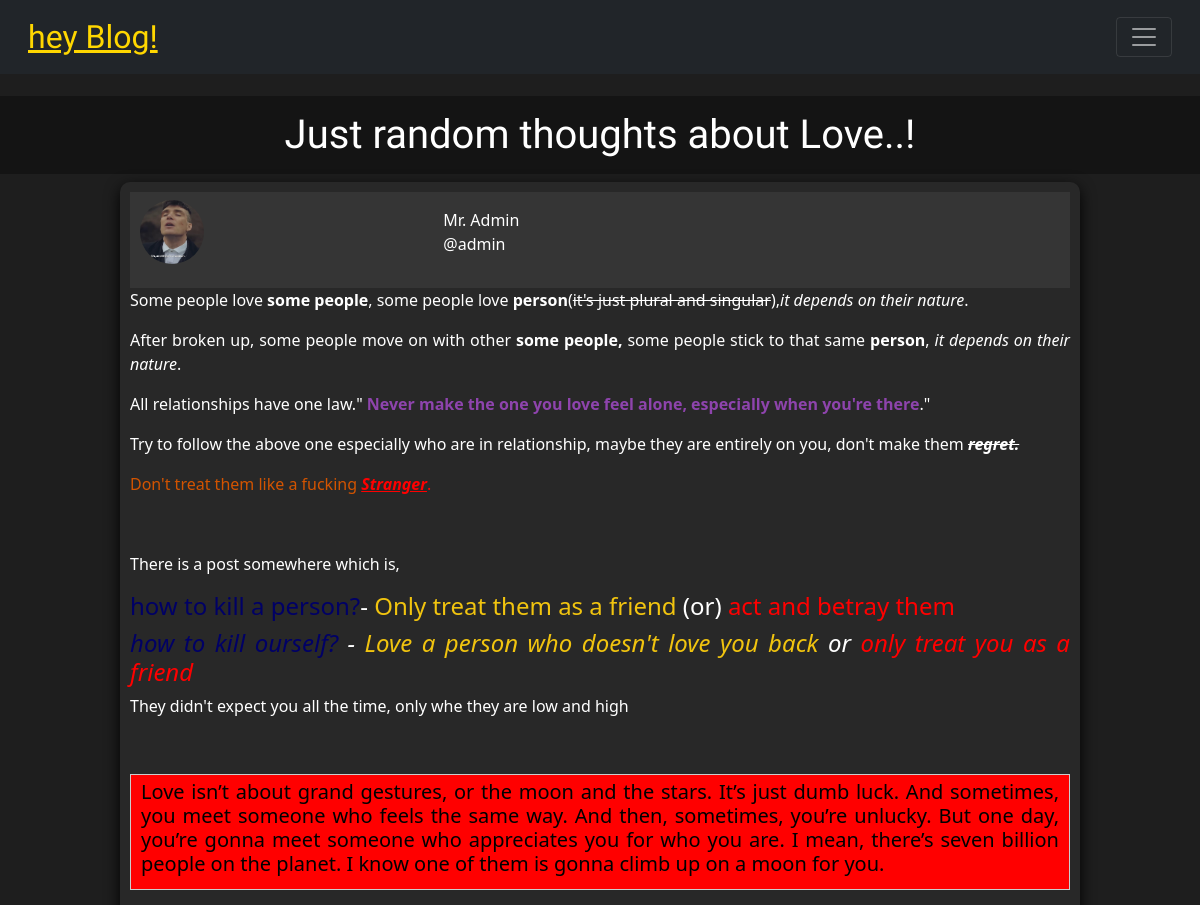
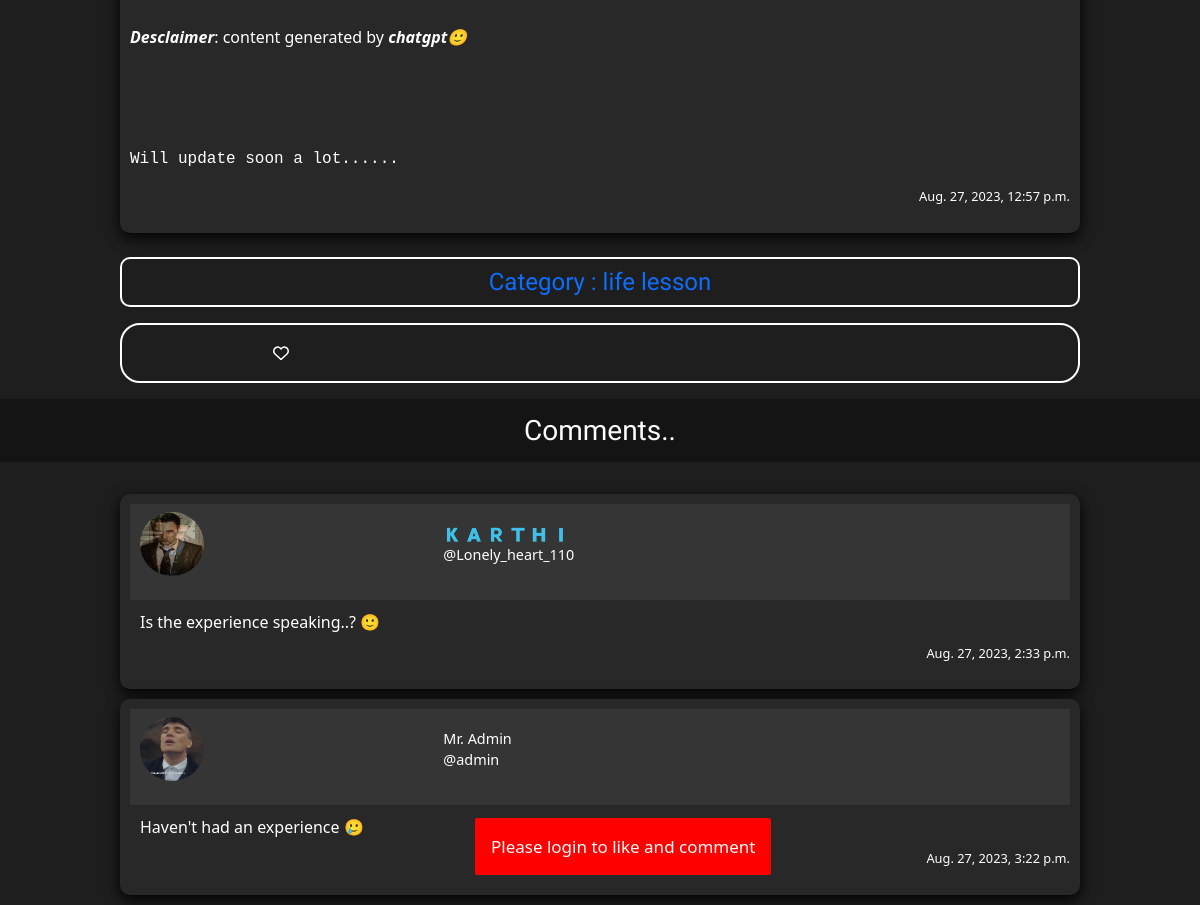
The page /article/18 on the database its author committed (2 pictures, top to bottom).
### myblog/models.py (models this page shows, shortened)
class Post(models.Model):
    title = models.CharField(max_length=255)
    header_image = models.ImageField(null=True,blank=True,upload_to='images/')
    author = models.ForeignKey(User,on_delete=models.CASCADE)
    body = RichTextField(blank=True,null=True)
    post_date = models.DateTimeField(auto_now_add=True)
    category = models.CharField(max_length=255,default='uncategorized')
    likes = models.ManyToManyField(User,related_name="blog_posts")
    def total_likes(self):
        return self.likes.count()

class Profile(models.Model):
    user = models.OneToOneField(User,null=True,on_delete=models.CASCADE)
    bio = models.TextField()
    profile_pic = models.ImageField(null=True,blank=True,upload_to='images/profile/')
    web_url = models.CharField(max_length=255,null=True,blank=True)
    facebook_url = models.CharField(max_length=255,null=True,blank=True)
    instagram_url = models.CharField(max_length=255,null=True,blank=True)
    twitter_url = models.CharField(max_length=255,null=True,blank=True)
    github_url = models.CharField(max_length=255,null=True,blank=True)
    linkedin_url = models.CharField(max_length=255,null=True,blank=True)

class Comment(models.Model):
    post = models.ForeignKey(Post,related_name='comments',on_delete=models.CASCADE)
    name = models.ForeignKey(User,on_delete=models.CASCADE)
    body = models.TextField()
    date_added = models.DateTimeField(auto_now_add=True)

### myblog/views.py (the view)
# urls.py: path('article/<int:pk>',ArticleDetailView.as_view(),name="article_detail"),
class ArticleDetailView(DetailView):
    model = Post
    template_name = "article_detail.html"
    def get_context_data(self,*args,**kwargs):
        cat_menu = Category.objects.all()
        context = super(ArticleDetailView,self).get_context_data(*args,**kwargs)
        stuffs = get_object_or_404(Post,id=self.kwargs['pk'])
        total_likes = stuffs.total_likes()
        liked =False
        print(self.request.user.id)
        if stuffs.likes.filter(id=self.request.user.id).exists():
            liked = True
        else:
            liked = False
        context['cat_menu'] = cat_menu
        context['total_likes'] = total_likes
        context['liked'] = liked
        return context

### myblog/templates/article_detail.html (shortened to what this page needs)
{%extends 'base.html' %}
{% load static %}
{% block content%}
    <br><br><br><br>
    <h1 class="blogHead">{{post.title}}</h1>
    <article id="articleContainer">
        <section id="articleContent">
          <a style="text-decoration: none;" href="{% url 'show_profile' post.author.profile.id %}">
            <div class="profileGo">
                  <figure class="profileIcon">
                      {% if post.author.profile.profile_pic %}
                          <img src="{{post.author.profile.profile_pic.url}}"  class="rounded-circle" alt="Profile picture" >
                      {%else%}
                          <img src="{%static 'myblog/images/profile.png'%}"  class="rounded-circle" alt="Profile picture" >
                      {%endif%}
                  </figure>
                  <p>{{post.author.first_name}} {{post.author.last_name}}<br>@{{post.author.username}}</p>
            </div>
          </a>
            {{post.body|safe}}
            <p style="text-align: right; font-size:0.8rem;">{{post.post_date}}</p>
        </section>
        <br>
        <div class="postcatTag articatTag" style="text-align: center;">
            <a href="{% url 'category' post.category|slugify %}" id="linktocat" >Category : {{post.category}}</a>
        </div>
        <div id="postUpdate">
            {% if user.is_authenticated %}
                <form action = "{% url 'like_post' post.pk %}" method = "POST">
                    {% csrf_token %}
                    {% if liked %}
                        <button type="submit" id="likeBtn" name="post_id" value ="{{post.id}}"><i class="fa-solid fa-heart"  style="color:red;"></i> <span style="color: white;">{{total_likes}}</span></button>
                    {% else %}
                        <button type="submit" id="likeBtn" name="post_id" value ="{{post.id}}"><i class="fa-regular fa-heart" style="color:white;"></i><span style="color: white;">{{total_likes}}</span></button>
                    {% endif %}
                </form>
                {% if user.id == post.author.id %}
                    <div class="edup" ><a href="{% url 'update_post' post.pk %}" class="align-bottom" style="color:orange;">edit</a></div>
                    <div class="edup"><a href="{% url 'delete_post' post.pk %}" class="align-bottom" style="color: red;">Delete</a></div>
                {% endif %}
            {% else %}
                <i id="likeBtn" class="fa-regular fa-heart" style="color:white;"> <span style="color: white;">{{total_likes}}</span></i>
            {% endif %}
        </div>
      <section class="commentSection">
          <h3 class="blogHead">Comments..</h3><br>
          {% if not post.comments.all%}
              <h3 class="blogHead">No comments yet</h3><br>
          {% else %}
              {% for comment in post.comments.all%}
                  <div class="comments">
                    <a style="text-decoration: none;" href="{% url 'show_profile' comment.name.profile.id %}">
                      <div class="profileGo">
                          <figure class="profileIcon">
                              {% if comment.name.profile.profile_pic %}
                                  <img src="{{comment.name.profile.profile_pic.url}}"  class="rounded-circle" alt="Profile picture" >
                              {%else%}
                                  <img src="{%static 'myblog/images/profile.png'%}"  class="rounded-circle" alt="Profile picture">
                              {%endif%}
                          </figure>
                          <p style="font-size:0.9rem;">{{comment.name.first_name}} {{comment.name.last_name}}<br>@{{comment.name.username}}</p>
                      </div>
                    </a>
                      <div class="commentBody">
                          {{comment.body}}
                      </div>
                      <p style="text-align: right; font-size:0.8rem;">{{comment.date_added}}</p>
                  </div>
              {% endfor %}
          {% endif %}
      </section>
    </article>
    <div id="snackbar">Please login to like and comment</div>
{% endblock %}

### static/myblog/css/main.css (style rules this page uses)
* { margin: 0; padding: 0; box-sizing: border-box; }
:root { --back: black; --white:rgb(255, 255, 255); --regWhite:rgb(246, 246, 246); --thinWhite:rgb(238, 238, 238); --uThinWhite:rgb(229, 229, 229); --backBlack:rgb(30, 30, 30); --boxbackBlack:rgb(40, 40, 40); --boxheadBlack:rgb(53, 53, 53); --catFont:'Handjet', cursive; --headFont:'Oswald', sans-serif; --backshadow:rgba(0, 0, 0, 0.95) 0px 5px 15px; }
body { background-color: var(--backBlack); color: var(--white); }
.postbyTag,.postcatTag,.postcontents { width: 100%; }
.postcatTag { display: block; border-bottom: 2px solid var(--white); border-top: 2px solid var(--white); padding: 5px; text-align: justify; }
.postcatTag a { font-size: 1.5rem; text-decoration: none; font-family: var(--catFont); }
.blogHead { background-color: rgb(20,20,20); padding: 15px; text-align: center; color: white; font-family: var(--headFont); }
#articleContent { width: 80%; background-color:rgb(40, 40, 40); margin-left: 10%; text-align: justify; padding: 10px; border-radius: 10px; box-shadow: var(--backshadow); }
.profileGo { background-color: var(--boxheadBlack); display: grid; grid-template-columns: 1fr 2fr; place-items: center left; height: 12vh; }
.profileIcon > img { width: 4rem; height: 4rem; margin-left: 10px; }
.profileGo > p { font-size: 1rem; text-decoration: none; color: var(--white); }
#postUpdate { width: 100%; height: 60px; display:grid; grid-template-columns: repeat(3,1fr); place-items: center; border-top: 2px solid white; border-bottom: 2px solid white; margin-top: 1rem; }
#likeBtn { padding: 0; border: none; background: none; }
.comments { width: 100%; background-color: rgb(40, 40, 40); margin-bottom: 10px; padding: 10px; border-radius: 10px; box-shadow: var(--backshadow); }
.commentBody { padding: 10px; text-align: justify; }
#snackbar { visibility: hidden; min-width: 250px; margin-left: -125px; background-color: red; color: #fff; text-align: center; border-radius: 2px; padding: 16px; position: fixed; z-index: 1; left: 50%; bottom: 30px; font-size: 17px; }
.show { display: block; }
#snackbar.show { visibility: visible; -webkit-animation: fadein 0.5s, fadeout 0.5s 2.5s; animation: fadein 0.5s, fadeout 0.5s 2.5s; }
@media screen and (min-width:992px) { .articatTag { display: block; width: 80%; margin-left: 10%; border: 2px solid var(--white); border-radius: 10px; } }
@media screen and (min-width:992px) { .articatTag a { display: block; font-size: 1.5rem; text-decoration: none; font-family: var(--catFont); } }
@media screen and (min-width:992px) { #postUpdate { width: 80%; margin-left: 10%; height: 60px; display:grid; grid-template-columns: repeat(3,1fr); place-items: center; border: 2px solid white; border-radius: 20px; margin-bottom: 1rem; margin-top: 1rem; } }
@media screen and (min-width:992px) { .comments { width: 80%; margin-left: 10%; } }

### rows shown on the page
Post: title "Just random thoughts about Love..!", author.profile.profile_pic (picture), author.first_name "Mr.", author.last_name "Admin", author.username "admin", body "Some people love some people , some people love person ( it's just plural and singular ), it depends on their nature . After broken up, some people move on with other some people, some people stick to that same person , it depends on their nature . All relationships have one law.\" Never make the one you love feel alone, especially when you're there .\" Try to follow the above one especially who are in relationship, maybe they are entirely on you, don't make them regret. Don't treat them like a fucking Stranger . There is a post somewhere which is, how to kill a person? - Only treat them as a friend (or) act and betray them how to kill ourself? - Love a person who doesn't love you back or…", post_date "Aug. 27, 2023, 12:57 p.m.", category "life lesson"
Comment: name.profile.profile_pic (picture), name.first_name "🇰 🇦 🇷 🇹 🇭 🇮", name.username "Lonely_heart_110", body "Is the experience speaking..? 🙂", date_added "Aug. 27, 2023, 2:33 p.m."
Comment: name.profile.profile_pic (picture), name.first_name "Mr.", name.last_name "Admin", name.username "admin", body "Haven't had an experience 🥲", date_added "Aug. 27, 2023, 3:22 p.m."
